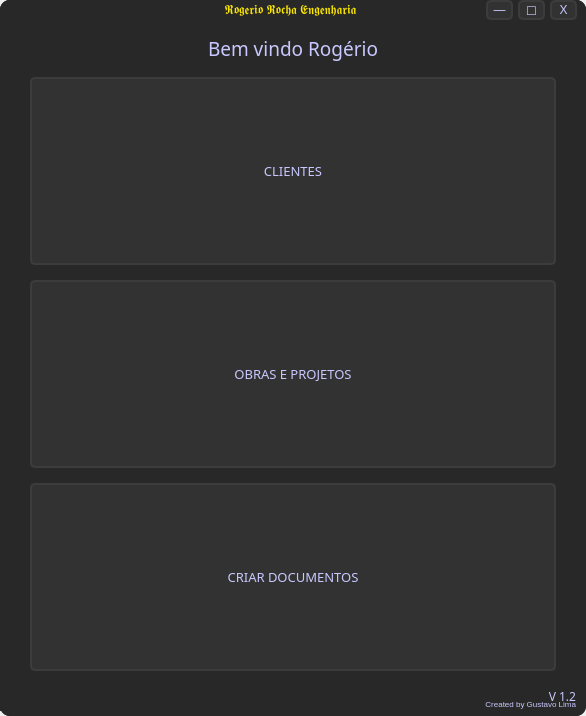
<?xml version="1.0" encoding="UTF-8"?>
<ui version="4.0">
 <class>MainWindow</class>
 <widget class="QMainWindow" name="MainWindow">
  <property name="geometry">
   <rect>
    <x>0</x>
    <y>0</y>
    <width>586</width>
    <height>716</height>
   </rect>
  </property>
  <property name="windowTitle">
   <string>MainWindow</string>
  </property>
  <widget class="QWidget" name="centralwidget">
   <layout class="QVBoxLayout" name="verticalLayout">
    <property name="spacing">
     <number>0</number>
    </property>
    <property name="leftMargin">
     <number>0</number>
    </property>
    <property name="topMargin">
     <number>0</number>
    </property>
    <property name="rightMargin">
     <number>0</number>
    </property>
    <property name="bottomMargin">
     <number>0</number>
    </property>
    <item>
     <widget class="QFrame" name="frame">
      <property name="minimumSize">
       <size>
        <width>0</width>
        <height>0</height>
       </size>
      </property>
      <property name="maximumSize">
       <size>
        <width>16777215</width>
        <height>16777215</height>
       </size>
      </property>
      <property name="styleSheet">
       <string notr="true">background-color: rgb(40, 40, 40);
border-radius: 10px;
color:rgb(200, 200, 255);</string>
      </property>
      <property name="frameShape">
       <enum>QFrame::StyledPanel</enum>
      </property>
      <property name="frameShadow">
       <enum>QFrame::Raised</enum>
      </property>
      <layout class="QVBoxLayout" name="verticalLayout_4">
       <property name="spacing">
        <number>0</number>
       </property>
       <property name="leftMargin">
        <number>0</number>
       </property>
       <property name="topMargin">
        <number>0</number>
       </property>
       <property name="rightMargin">
        <number>0</number>
       </property>
       <property name="bottomMargin">
        <number>0</number>
       </property>
       <item>
        <widget class="QFrame" name="top">
         <property name="maximumSize">
          <size>
           <width>16777215</width>
           <height>16777215</height>
          </size>
         </property>
         <property name="styleSheet">
          <string notr="true">background-color: rgb(40, 40, 40);</string>
         </property>
         <property name="frameShape">
          <enum>QFrame::NoFrame</enum>
         </property>
         <property name="frameShadow">
          <enum>QFrame::Raised</enum>
         </property>
         <layout class="QHBoxLayout" name="horizontalLayout">
          <property name="spacing">
           <number>5</number>
          </property>
          <property name="leftMargin">
           <number>0</number>
          </property>
          <property name="topMargin">
           <number>0</number>
          </property>
          <property name="rightMargin">
           <number>0</number>
          </property>
          <property name="bottomMargin">
           <number>0</number>
          </property>
          <item>
           <widget class="QFrame" name="left">
            <property name="frameShape">
             <enum>QFrame::StyledPanel</enum>
            </property>
            <property name="frameShadow">
             <enum>QFrame::Raised</enum>
            </property>
            <layout class="QHBoxLayout" name="horizontalLayout_2">
             <property name="spacing">
              <number>0</number>
             </property>
             <property name="leftMargin">
              <number>100</number>
             </property>
             <property name="topMargin">
              <number>0</number>
             </property>
             <property name="rightMargin">
              <number>0</number>
             </property>
             <property name="bottomMargin">
              <number>0</number>
             </property>
             <item>
              <widget class="QLabel" name="label">
               <property name="styleSheet">
                <string notr="true">background-color: rgb(40, 40, 40);
color:rgb(250, 230, 0);
font: 16pt &quot;Masiku&quot;;</string>
               </property>
               <property name="text">
                <string>𝕽𝖔𝖌𝖊𝖗𝖎𝖔 𝕽𝖔𝖈𝖍𝖆 𝕰𝖓𝖌𝖊𝖓𝖍𝖆𝖗𝖎𝖆</string>
               </property>
               <property name="alignment">
                <set>Qt::AlignCenter</set>
               </property>
              </widget>
             </item>
            </layout>
           </widget>
          </item>
          <item>
           <widget class="QFrame" name="frame_6">
            <property name="maximumSize">
             <size>
              <width>100</width>
              <height>16777215</height>
             </size>
            </property>
            <property name="frameShape">
             <enum>QFrame::StyledPanel</enum>
            </property>
            <property name="frameShadow">
             <enum>QFrame::Raised</enum>
            </property>
            <layout class="QHBoxLayout" name="horizontalLayout_4">
             <property name="spacing">
              <number>5</number>
             </property>
             <property name="leftMargin">
              <number>0</number>
             </property>
             <property name="topMargin">
              <number>0</number>
             </property>
             <property name="bottomMargin">
              <number>0</number>
             </property>
             <item>
              <widget class="QPushButton" name="minwin">
               <property name="minimumSize">
                <size>
                 <width>20</width>
                 <height>20</height>
                </size>
               </property>
               <property name="maximumSize">
                <size>
                 <width>16777215</width>
                 <height>16777215</height>
                </size>
               </property>
               <property name="styleSheet">
                <string notr="true">QPushButton{
	background-color:rgb(50, 50, 50);
	border:2px solid rgb(60, 60, 60);
	border-radius:5px;
}
QPushButton:hover{
	background-color:rgb(60, 60, 60);
	border: 2px solid rgb(70, 70, 70);
}
QPushButton:pressed{
	background-color:rgb(250, 230, 0);
	border: 2px solid rgb(255, 165, 24);
	color: rgb(35, 35, 35);
}</string>
               </property>
               <property name="text">
                <string>―</string>
               </property>
              </widget>
             </item>
             <item>
              <widget class="QPushButton" name="maxwin">
               <property name="minimumSize">
                <size>
                 <width>20</width>
                 <height>20</height>
                </size>
               </property>
               <property name="maximumSize">
                <size>
                 <width>16777215</width>
                 <height>16777215</height>
                </size>
               </property>
               <property name="styleSheet">
                <string notr="true">QPushButton{
	background-color:rgb(50, 50, 50);
	border:2px solid rgb(60, 60, 60);
	border-radius:5px;
}
QPushButton:hover{
	background-color:rgb(60, 60, 60);
	border: 2px solid rgb(70, 70, 70);
}
QPushButton:pressed{
	background-color:rgb(250, 230, 0);
	border: 2px solid rgb(255, 165, 24);
	color: rgb(35, 35, 35);
}</string>
               </property>
               <property name="text">
                <string>☐</string>
               </property>
              </widget>
             </item>
             <item>
              <widget class="QPushButton" name="closewin">
               <property name="minimumSize">
                <size>
                 <width>20</width>
                 <height>20</height>
                </size>
               </property>
               <property name="maximumSize">
                <size>
                 <width>16777215</width>
                 <height>16777215</height>
                </size>
               </property>
               <property name="styleSheet">
                <string notr="true">QPushButton{
	background-color:rgb(50, 50, 50);
	border:2px solid rgb(60, 60, 60);
	border-radius:5px;
}
QPushButton:hover{
	background-color:rgb(60, 60, 60);
	border: 2px solid rgb(70, 70, 70);
}
QPushButton:pressed{
	background-color:rgb(250, 230, 0);
	border: 2px solid rgb(255, 165, 24);
	color: rgb(35, 35, 35);
}</string>
               </property>
               <property name="text">
                <string>X</string>
               </property>
              </widget>
             </item>
            </layout>
           </widget>
          </item>
         </layout>
        </widget>
       </item>
       <item>
        <widget class="QFrame" name="mid">
         <property name="styleSheet">
          <string notr="true">background-color: rgb(40, 40, 40);
border-radius: 10px;
color:rgb(200, 200, 255);</string>
         </property>
         <property name="frameShape">
          <enum>QFrame::NoFrame</enum>
         </property>
         <property name="frameShadow">
          <enum>QFrame::Plain</enum>
         </property>
         <property name="lineWidth">
          <number>1</number>
         </property>
         <layout class="QVBoxLayout" name="verticalLayout_5">
          <property name="spacing">
           <number>15</number>
          </property>
          <property name="leftMargin">
           <number>30</number>
          </property>
          <property name="topMargin">
           <number>15</number>
          </property>
          <property name="rightMargin">
           <number>30</number>
          </property>
          <property name="bottomMargin">
           <number>15</number>
          </property>
          <item>
           <widget class="QLabel" name="lbl_welcome">
            <property name="maximumSize">
             <size>
              <width>16777215</width>
              <height>50</height>
             </size>
            </property>
            <property name="font">
             <font>
              <family>Quicksand</family>
              <pointsize>14</pointsize>
             </font>
            </property>
            <property name="text">
             <string>Bem vindo Rogério</string>
            </property>
            <property name="alignment">
             <set>Qt::AlignCenter</set>
            </property>
           </widget>
          </item>
          <item>
           <widget class="QPushButton" name="btn_cliente">
            <property name="sizePolicy">
             <sizepolicy hsizetype="Expanding" vsizetype="Expanding">
              <horstretch>0</horstretch>
              <verstretch>0</verstretch>
             </sizepolicy>
            </property>
            <property name="minimumSize">
             <size>
              <width>280</width>
              <height>50</height>
             </size>
            </property>
            <property name="font">
             <font>
              <family>Quicksand</family>
              <pointsize>10</pointsize>
              <weight>50</weight>
              <bold>false</bold>
             </font>
            </property>
            <property name="styleSheet">
             <string notr="true">QPushButton{
	background-color:rgb(50, 50, 50);
	border:2px solid rgb(60, 60, 60);
	border-radius:5px;
}
QPushButton:hover{
	background-color:rgb(60, 60, 60);
	border: 2px solid rgb(70, 70, 70);
}
QPushButton:pressed{
	background-color:rgb(250, 230, 0);
	border: 2px solid rgb(255, 165, 24);
	color: rgb(35, 35, 35);
}</string>
            </property>
            <property name="text">
             <string>CLIENTES</string>
            </property>
            <property name="autoDefault">
             <bool>false</bool>
            </property>
            <property name="flat">
             <bool>false</bool>
            </property>
           </widget>
          </item>
          <item>
           <widget class="QPushButton" name="btn_cadobra">
            <property name="sizePolicy">
             <sizepolicy hsizetype="Expanding" vsizetype="Expanding">
              <horstretch>0</horstretch>
              <verstretch>0</verstretch>
             </sizepolicy>
            </property>
            <property name="minimumSize">
             <size>
              <width>280</width>
              <height>50</height>
             </size>
            </property>
            <property name="font">
             <font>
              <family>Quicksand</family>
              <pointsize>10</pointsize>
              <weight>50</weight>
              <bold>false</bold>
             </font>
            </property>
            <property name="styleSheet">
             <string notr="true">QPushButton{
	background-color:rgb(50, 50, 50);
	border:2px solid rgb(60, 60, 60);
	border-radius:5px;
}
QPushButton:hover{
	background-color:rgb(60, 60, 60);
	border: 2px solid rgb(70, 70, 70);
}
QPushButton:pressed{
	background-color:rgb(250, 230, 0);
	border: 2px solid rgb(255, 165, 24);
	color: rgb(35, 35, 35);
}</string>
            </property>
            <property name="text">
             <string>OBRAS E PROJETOS</string>
            </property>
           </widget>
          </item>
          <item>
           <widget class="QPushButton" name="btn_makedoc">
            <property name="sizePolicy">
             <sizepolicy hsizetype="Expanding" vsizetype="Expanding">
              <horstretch>0</horstretch>
              <verstretch>0</verstretch>
             </sizepolicy>
            </property>
            <property name="minimumSize">
             <size>
              <width>280</width>
              <height>50</height>
             </size>
            </property>
            <property name="font">
             <font>
              <family>Quicksand</family>
              <pointsize>10</pointsize>
              <weight>50</weight>
              <bold>false</bold>
             </font>
            </property>
            <property name="styleSheet">
             <string notr="true">QPushButton{
	background-color:rgb(50, 50, 50);
	border:2px solid rgb(60, 60, 60);
	border-radius:5px;
}
QPushButton:hover{
	background-color:rgb(60, 60, 60);
	border: 2px solid rgb(70, 70, 70);
}
QPushButton:pressed{
	background-color:rgb(250, 230, 0);
	border: 2px solid rgb(255, 165, 24);
	color: rgb(35, 35, 35);
}</string>
            </property>
            <property name="text">
             <string>CRIAR DOCUMENTOS</string>
            </property>
           </widget>
          </item>
         </layout>
        </widget>
       </item>
       <item>
        <widget class="QFrame" name="bot">
         <property name="minimumSize">
          <size>
           <width>0</width>
           <height>0</height>
          </size>
         </property>
         <property name="maximumSize">
          <size>
           <width>16777215</width>
           <height>30</height>
          </size>
         </property>
         <property name="styleSheet">
          <string notr="true">background-color: rgb(40, 40, 40);</string>
         </property>
         <property name="frameShape">
          <enum>QFrame::NoFrame</enum>
         </property>
         <property name="frameShadow">
          <enum>QFrame::Raised</enum>
         </property>
         <layout class="QVBoxLayout" name="verticalLayout_2">
          <property name="spacing">
           <number>0</number>
          </property>
          <property name="leftMargin">
           <number>0</number>
          </property>
          <property name="topMargin">
           <number>5</number>
          </property>
          <property name="rightMargin">
           <number>10</number>
          </property>
          <property name="bottomMargin">
           <number>5</number>
          </property>
          <item>
           <widget class="QLabel" name="version">
            <property name="font">
             <font>
              <family>Quicksand</family>
             </font>
            </property>
            <property name="text">
             <string>V 1.2</string>
            </property>
            <property name="alignment">
             <set>Qt::AlignRight|Qt::AlignTrailing|Qt::AlignVCenter</set>
            </property>
           </widget>
          </item>
          <item>
           <widget class="QLabel" name="created">
            <property name="text">
             <string>&lt;html&gt;&lt;head/&gt;&lt;body&gt;&lt;p&gt;&lt;span style=&quot; vertical-align:super;&quot;&gt;Created by Gustavo Lima&lt;/span&gt;&lt;/p&gt;&lt;/body&gt;&lt;/html&gt;</string>
            </property>
            <property name="alignment">
             <set>Qt::AlignRight|Qt::AlignTrailing|Qt::AlignVCenter</set>
            </property>
           </widget>
          </item>
         </layout>
        </widget>
       </item>
      </layout>
     </widget>
    </item>
   </layout>
  </widget>
 </widget>
 <resources/>
 <connections/>
</ui>
